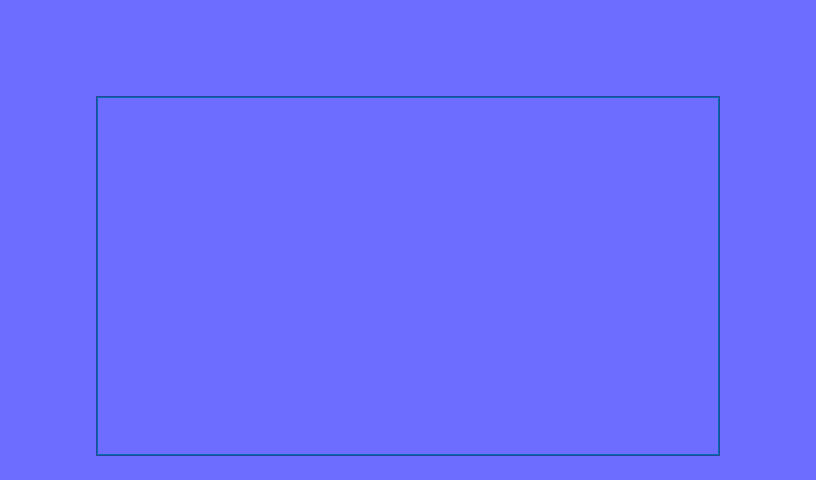

This is a level from a 2D game, rendered from its Tiled map with the project's own tilesets. A one-line summary and the map file follow, with tile-layer data summarised:
An orthogonal 34x20 tile map with 24x24 px tiles, 1 tile layer (Tile Layer 1).

<map version="1.0" orientation="orthogonal" width="34" height="20" tilewidth="24" tileheight="24">
 <properties>
  <property name="tileset" value="res/playfield_background.png" />
 </properties>
 <tileset firstgid="1" name="playfield_background" tilewidth="24" tileheight="24">
  <image source="playfield_background.png" width="256" height="256" />
 </tileset>
 <layer name="Tile Layer 1" width="34" height="20">
  <data>[680 cells, 680 non-empty, 9 distinct tile ids]</data>
 </layer>
</map>
